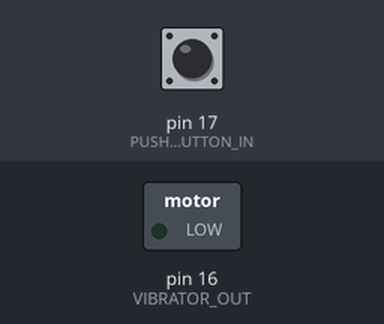
Simulated run of this sketch. Board: Arduino Uno, built with avr-gcc and run on an emulated ATmega328P. On the bench: switched loads named in the sketch (green lamp = pin HIGH). Dashed ring = blinking. The test bench sets the inputs (shaded band); at power-on: pin 17 (PUSH_BUTTON_IN) LOW.

Above: at 2.8 s.
2.9 s: pin 17 (PUSH_BUTTON_IN) pulled HIGH for 3.2 s
At 3.8 s:
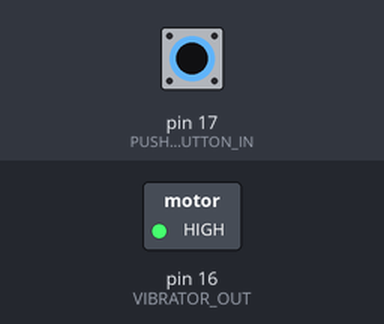
Timing chart, 0 to 7.5 s (numbered marks = the images above; inputs shaded):
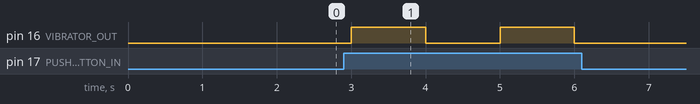

The sketch:

hello-world.ino
```cpp
#define PUSH_BUTTON_IN      17
#define PUSH_BUTTON_OUT     -1

#define BOOTLOADER_ADDRESS       0x01

#define STATUS_LED        27
#define VIBRATOR_OUT      16

#define LF_FREQUENCY 32768UL
#define SECONDS(x) ((uint32_t)((LF_FREQUENCY * x) + 0.5))
#define wakeUpSeconds 0.040

const int BLINKING_LIMIT = 5;
int blinkCount = 0;

bool is_vibrate_mode = true;


void setup() {

  pinMode(VIBRATOR_OUT, OUTPUT);
  pinMode(PUSH_BUTTON_IN, INPUT);

}

void loop() {

  is_vibrate_mode = digitalRead(PUSH_BUTTON_IN);
  if (is_vibrate_mode) {
    digitalWrite(VIBRATOR_OUT, HIGH);  // turn the LED on (HIGH is the voltage level)
    delay(1000);                      // wait for a second
    digitalWrite(VIBRATOR_OUT, LOW);   // turn the LED off by making the voltage LOW
  }

  delay(1000);                      // wait for a second

}
```

Measured:
- after the input at 2.9 s, pin 16 (VIBRATOR_OUT): alternates HIGH for 1.0 s and LOW for 1.0 s, 4 changes in all, then stays LOW, starting after 0.10 s
